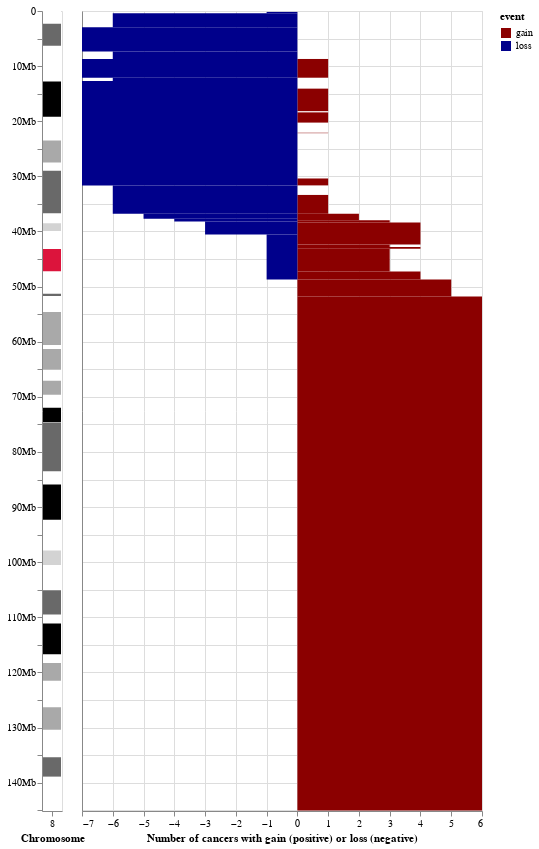

The notebook cell this image was saved under:
### Markdown cell above
# Chart for deciding event boundaries

If you mouse over the gain and loss regions on the chart below (and don't have any weird JavaScript blockers installed), a box will appear telling you the start and end of each region, and the number of cancer types that have that event in that region for at least 20% of their patients. (The cancer type count will be negative for loss regions.)

For each arm, record the start and end boundaries for the event on that arm in the `00_setup/00_set_arm_parameters.ipynb` notebook in the folder for that arm.

### Code cell
make_pancan_gain_loss_region_plot(CHROMOSOME, gain_event_data, loss_event_data)

### Figure 1 — Vega-Lite specification as saved in the notebook (floating-point values rounded to 4 significant figures)
{"config": {"view": {"continuousWidth": 400, "continuousHeight": 300}}, "hconcat": [{"data": {"name": "data-5d1b610ce482a493af2deb2dd07b1027"}, "mark": "bar", "encoding": {"color": {"field": "color", "legend": null, "scale": {"domain": ["acen", "gneg", "gpos25", "gpos50", "gpos75", "gpos100", "gvar"], "range": ["crimson", "white", "lightgray", "darkgray", "dimgray", "black", "plum"]}, "type": "nominal"}, "order": {"field": "bp_start", "sort": "ascending", "type": "quantitative"}, "x": {"axis": {"grid": false, "labelAngle": 0, "labels": true, "ticks": true}, "field": "#chromosome", "title": "Chromosome", "type": "nominal"}, "y": {"axis": {"grid": false, "labelExpr": "datum.value == 0 ? 0 : datum.value % 10000000 ? null : slice(datum.label, -length(datum.label), -8) + 'Mb'", "values": [0, 5000000, 10000000, 15000000, 20000000, 25000000, 30000000, 35000000, 40000000, 45000000, 50000000, 55000000, 60000000, 65000000, 70000000, 75000000, 80000000, 85000000, 90000000, 95000000, 100000000, 105000000, 110000000, 115000000, 120000000, 125000000, 130000000, 135000000, 140000000, 145000000]}, "field": "bp_start", "scale": {"domain": [145138636, 0], "nice": false}, "stack": null, "title": null, "type": "quantitative"}}, "height": 800}, {"data": {"name": "data-4ec8e1cabcb23a35f63268a8662f679f"}, "mark": "rect", "encoding": {"color": {"field": "event", "scale": {"domain": ["gain", "loss"], "range": ["darkred", "darkblue"]}, "type": "nominal"}, "tooltip": [{"field": "start", "format": ",", "type": "quantitative"}, {"field": "end", "format": ",", "type": "quantitative"}, {"field": "counts", "format": ",", "type": "quantitative"}], "x": {"field": "counts", "title": "Number of cancers with gain (positive) or loss (negative)", "type": "quantitative"}, "y": {"axis": {"labels": false, "ticks": false, "values": [0, 5000000, 10000000, 15000000, 20000000, 25000000, 30000000, 35000000, 40000000, 45000000, 50000000, 55000000, 60000000, 65000000, 70000000, 75000000, 80000000, 85000000, 90000000, 95000000, 100000000, 105000000, 110000000, 115000000, 120000000, 125000000, 130000000, 135000000, 140000000, 145000000]}, "field": "start", "title": null, "type": "quantitative"}, "y2": {"field": "end"}}}], "bounds": "flush", "resolve": {"scale": {"color": "independent", "y": "shared"}}, "$schema": "https://vega.github.io/schema/vega-lite/v4.17.0.json", "datasets": {"data-5d1b610ce482a493af2deb2dd07b1027": [{"#chromosome": "8", "arm": "p", "band": 23.3, "iscn_start": 0, "iscn_stop": 115, "bp_start": 1, "bp_stop": 2300000, "stain": "gneg", "density": null, "color": "gneg"}, {"#chromosome": "8", "arm": "p", "band": 23.2, "iscn_start": 115, "iscn_stop": 331, "bp_start": 2300001, "bp_stop": 6300000, "stain": "gpos", "density": 75.0, "color": "gpos75"}, {"#chromosome": "8", "arm": "p", "band": 23.1, "iscn_start": 331, "iscn_stop": 690, "bp_start": 6300001, "bp_stop": 12800000, "stain": "gneg", "density": null, "color": "gneg"}, {"#chromosome": "8", "arm": "p", "band": 22.0, "iscn_start": 690, "iscn_stop": 992, "bp_start": 12800001, "bp_stop": 19200000, "stain": "gpos", "density": 100.0, "color": "gpos100"}, {"#chromosome": "8", "arm": "p", "band": 21.3, "iscn_start": 992, "iscn_stop": 1179, "bp_start": 19200001, "bp_stop": 23500000, "stain": "gneg", "density": null, "color": "gneg"}, {"#chromosome": "8", "arm": "p", "band": 21.2, "iscn_start": 1179, "iscn_stop": 1380, "bp_start": 23500001, "bp_stop": 27500000, "stain": "gpos", "density": 50.0, "color": "gpos50"}, {"#chromosome": "8", "arm": "p", "band": 21.1, "iscn_start": 1380, "iscn_stop": 1639, "bp_start": 27500001, "bp_stop": 29000000, "stain": "gneg", "density": null, "color": "gneg"}, {"#chromosome": "8", "arm": "p", "band": 12.0, "iscn_start": 1639, "iscn_stop": 1897, "bp_start": 29000001, "bp_stop": 36700000, "stain": "gpos", "density": 75.0, "color": "gpos75"}, {"#chromosome": "8", "arm": "p", "band": 11.23, "iscn_start": 1897, "iscn_stop": 2041, "bp_start": 36700001, "bp_stop": 38500000, "stain": "gneg", "density": null, "color": "gneg"}, {"#chromosome": "8", "arm": "p", "band": 11.22, "iscn_start": 2041, "iscn_stop": 2156, "bp_start": 38500001, "bp_stop": 39900000, "stain": "gpos", "density": 25.0, "color": "gpos25"}, {"#chromosome": "8", "arm": "p", "band": 11.21, "iscn_start": 2156, "iscn_stop": 2343, "bp_start": 39900001, "bp_stop": 43200000, "stain": "gneg", "density": null, "color": "gneg"}, {"#chromosome": "8", "arm": "p", "band": 11.1, "iscn_start": 2343, "iscn_stop": 2472, "bp_start": 43200001, "bp_stop": 45200000, "stain": "acen", "density": null, "color": "acen"}, {"#chromosome": "8", "arm": "q", "band": 11.1, "iscn_start": 2472, "iscn_stop": 2645, "bp_start": 45200001, "bp_stop": 47200000, "stain": "acen", "density": null, "color": "acen"}, {"#chromosome": "8", "arm": "q", "band": 11.21, "iscn_start": 2645, "iscn_stop": 2817, "bp_start": 47200001, "bp_stop": 51300000, "stain": "gneg", "density": null, "color": "gneg"}, {"#chromosome": "8", "arm": "q", "band": 11.22, "iscn_start": 2817, "iscn_stop": 3033, "bp_start": 51300001, "bp_stop": 51700000, "stain": "gpos", "density": 75.0, "color": "gpos75"}, {"#chromosome": "8", "arm": "q", "band": 11.23, "iscn_start": 3033, "iscn_stop": 3277, "bp_start": 51700001, "bp_stop": 54600000, "stain": "gneg", "density": null, "color": "gneg"}, {"#chromosome": "8", "arm": "q", "band": 12.1, "iscn_start": 3277, "iscn_stop": 3493, "bp_start": 54600001, "bp_stop": 60600000, "stain": "gpos", "density": 50.0, "color": "gpos50"}, {"#chromosome": "8", "arm": "q", "band": 12.2, "iscn_start": 3493, "iscn_stop": 3622, "bp_start": 60600001, "bp_stop": 61300000, "stain": "gneg", "density": null, "color": "gneg"}, {"#chromosome": "8", "arm": "q", "band": 12.3, "iscn_start": 3622, "iscn_stop": 3809, "bp_start": 61300001, "bp_stop": 65100000, "stain": "gpos", "density": 50.0, "color": "gpos50"}, {"#chromosome": "8", "arm": "q", "band": 13.1, "iscn_start": 3809, "iscn_stop": 3938, "bp_start": 65100001, "bp_stop": 67100000, "stain": "gneg", "density": null, "color": "gneg"}, {"#chromosome": "8", "arm": "q", "band": 13.2, "iscn_start": 3938, "iscn_stop": 4096, "bp_start": 67100001, "bp_stop": 69600000, "stain": "gpos", "density": 50.0, "color": "gpos50"}, {"#chromosome": "8", "arm": "q", "band": 13.3, "iscn_start": 4096, "iscn_stop": 4312, "bp_start": 69600001, "bp_stop": 72000000, "stain": "gneg", "density": null, "color": "gneg"}, {"#chromosome": "8", "arm": "q", "band": 21.11, "iscn_start": 4312, "iscn_stop": 4545, "bp_start": 72000001, "bp_stop": 74600000, "stain": "gpos", "density": 100.0, "color": "gpos100"}, {"#chromosome": "8", "arm": "q", "band": 21.12, "iscn_start": 4545, "iscn_stop": 4628, "bp_start": 74600001, "bp_stop": 74700000, "stain": "gneg", "density": null, "color": "gneg"}, {"#chromosome": "8", "arm": "q", "band": 21.13, "iscn_start": 4628, "iscn_stop": 4858, "bp_start": 74700001, "bp_stop": 83500000, "stain": "gpos", "density": 75.0, "color": "gpos75"}, {"#chromosome": "8", "arm": "q", "band": 21.2, "iscn_start": 4858, "iscn_stop": 4959, "bp_start": 83500001, "bp_stop": 85900000, "stain": "gneg", "density": null, "color": "gneg"}, {"#chromosome": "8", "arm": "q", "band": 21.3, "iscn_start": 4959, "iscn_stop": 5289, "bp_start": 85900001, "bp_stop": 92300000, "stain": "gpos", "density": 100.0, "color": "gpos100"}, {"#chromosome": "8", "arm": "q", "band": 22.1, "iscn_start": 5289, "iscn_stop": 5577, "bp_start": 92300001, "bp_stop": 97900000, "stain": "gneg", "density": null, "color": "gneg"}, {"#chromosome": "8", "arm": "q", "band": 22.2, "iscn_start": 5577, "iscn_stop": 5692, "bp_start": 97900001, "bp_stop": 100500000, "stain": "gpos", "density": 25.0, "color": "gpos25"}, {"#chromosome": "8", "arm": "q", "band": 22.3, "iscn_start": 5692, "iscn_stop": 5922, "bp_start": 100500001, "bp_stop": 105100000, "stain": "gneg", "density": null, "color": "gneg"}, {"#chromosome": "8", "arm": "q", "band": 23.1, "iscn_start": 5922, "iscn_stop": 6152, "bp_start": 105100001, "bp_stop": 109500000, "stain": "gpos", "density": 75.0, "color": "gpos75"}, {"#chromosome": "8", "arm": "q", "band": 23.2, "iscn_start": 6152, "iscn_stop": 6267, "bp_start": 109500001, "bp_stop": 111100000, "stain": "gneg", "density": null, "color": "gneg"}, {"#chromosome": "8", "arm": "q", "band": 23.3, "iscn_start": 6267, "iscn_stop": 6611, "bp_start": 111100001, "bp_stop": 116700000, "stain": "gpos", "density": 100.0, "color": "gpos100"}, {"#chromosome": "8", "arm": "q", "band": 24.11, "iscn_start": 6611, "iscn_stop": 6726, "bp_start": 116700001, "bp_stop": 118300000, "stain": "gneg", "density": null, "color": "gneg"}, {"#chromosome": "8", "arm": "q", "band": 24.12, "iscn_start": 6726, "iscn_stop": 6942, "bp_start": 118300001, "bp_stop": 121500000, "stain": "gpos", "density": 50.0, "color": "gpos50"}, {"#chromosome": "8", "arm": "q", "band": 24.13, "iscn_start": 6942, "iscn_stop": 7244, "bp_start": 121500001, "bp_stop": 126300000, "stain": "gneg", "density": null, "color": "gneg"}, {"#chromosome": "8", "arm": "q", "band": 24.21, "iscn_start": 7244, "iscn_stop": 7431, "bp_start": 126300001, "bp_stop": 130400000, "stain": "gpos", "density": 50.0, "color": "gpos50"}, {"#chromosome": "8", "arm": "q", "band": 24.22, "iscn_start": 7431, "iscn_stop": 7661, "bp_start": 130400001, "bp_stop": 135400000, "stain": "gneg", "density": null, "color": "gneg"}, {"#chromosome": "8", "arm": "q", "band": 24.23, "iscn_start": 7661, "iscn_stop": 7804, "bp_start": 135400001, "bp_stop": 138900000, "stain": "gpos", "density": 75.0, "color": "gpos75"}, {"#chromosome": "8", "arm": "q", "band": 24.3, "iscn_start": 7804, "iscn_stop": 8250, "bp_start": 138900001, "bp_stop": 145138636, "stain": "gneg", "density": null, "color": "gneg"}], "data-4ec8e1cabcb23a35f63268a8662f679f": [{"start": 0.0, "end": 8702000.0, "counts": 0, "length": 8702000.0, "event": "gain"}, {"start": 8702000.0, "end": 12100000.0, "counts": 1, "length": 3402000.0, "event": "gain"}, {"start": 12100000.0, "end": 14080000.0, "counts": 0, "length": 1980000.0, "event": "gain"}, {"start": 14080000.0, "end": 18170000.0, "counts": 1, "length": 4086000.0, "event": "gain"}, {"start": 18170000.0, "end": 18390000.0, "counts": 0, "length": 220800.0, "event": "gain"}, {"start": 18390000.0, "end": 20250000.0, "counts": 1, "length": 1855000.0, "event": "gain"}, {"start": 20250000.0, "end": 22090000.0, "counts": 0, "length": 1843000.0, "event": "gain"}, {"start": 22090000.0, "end": 22170000.0, "counts": 1, "length": 75990.0, "event": "gain"}, {"start": 22170000.0, "end": 30380000.0, "counts": 0, "length": 8219000.0, "event": "gain"}, {"start": 30380000.0, "end": 31640000.0, "counts": 1, "length": 1255000.0, "event": "gain"}, {"start": 31640000.0, "end": 33370000.0, "counts": 0, "length": 1732000.0, "event": "gain"}, {"start": 33370000.0, "end": 36780000.0, "counts": 1, "length": 3414000.0, "event": "gain"}, {"start": 36780000.0, "end": 37960000.0, "counts": 2, "length": 1179000.0, "event": "gain"}, {"start": 37960000.0, "end": 38390000.0, "counts": 3, "length": 423200.0, "event": "gain"}, {"start": 38390000.0, "end": 42270000.0, "counts": 4, "length": 3885000.0, "event": "gain"}, {"start": 42270000.0, "end": 42340000.0, "counts": 3, "length": 67150.0, "event": "gain"}, {"start": 42340000.0, "end": 42420000.0, "counts": 4, "length": 78020.0, "event": "gain"}, {"start": 42420000.0, "end": 42840000.0, "counts": 3, "length": 420200.0, "event": "gain"}, {"start": 42840000.0, "end": 43140000.0, "counts": 4, "length": 303800.0, "event": "gain"}, {"start": 43140000.0, "end": 47260000.0, "counts": 3, "length": 4120000.0, "event": "gain"}, {"start": 47260000.0, "end": 48710000.0, "counts": 4, "length": 1450000.0, "event": "gain"}, {"start": 48710000.0, "end": 51820000.0, "counts": 5, "length": 3107000.0, "event": "gain"}, {"start": 51820000.0, "end": 145100000.0, "counts": 6, "length": 93230000.0, "event": "gain"}, {"start": 0.0, "end": 166000.0, "counts": 0, "length": 166000.0, "event": "loss"}, {"start": 166000.0, "end": 406400.0, "counts": -1, "length": 240400.0, "event": "loss"}, {"start": 406400.0, "end": 2935000.0, "counts": -6, "length": 2529000.0, "event": "loss"}, {"start": 2935000.0, "end": 7356000.0, "counts": -7, "length": 4420000.0, "event": "loss"}, {"start": 7356000.0, "end": 8702000.0, "counts": -6, "length": 1346000.0, "event": "loss"}, {"start": 8702000.0, "end": 12100000.0, "counts": -7, "length": 3402000.0, "event": "loss"}, {"start": 12100000.0, "end": 12720000.0, "counts": -6, "length": 617500.0, "event": "loss"}, {"start": 12720000.0, "end": 31640000.0, "counts": -7, "length": 18920000.0, "event": "loss"}, {"start": 31640000.0, "end": 36780000.0, "counts": -6, "length": 5145000.0, "event": "loss"}, {"start": 36780000.0, "end": 37700000.0, "counts": -5, "length": 911500.0, "event": "loss"}, {"start": 37700000.0, "end": 38180000.0, "counts": -4, "length": 480800.0, "event": "loss"}, {"start": 38180000.0, "end": 40530000.0, "counts": -3, "length": 2354000.0, "event": "loss"}, {"start": 40530000.0, "end": 48710000.0, "counts": -1, "length": 8180000.0, "event": "loss"}]}}
